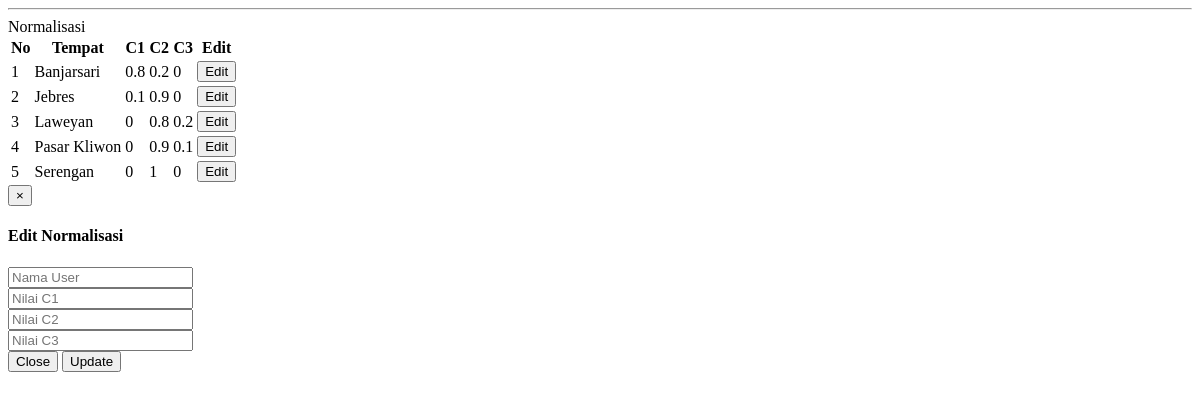
Screenshot of /aplikasi/normalisasi.php with the database file from the repository.
### tables this page shows
CREATE TABLE `tempat` (
  `id` int(11) NOT NULL,
  `tempat` char(120) NOT NULL,
  `C1` float NOT NULL,
  `C2` float NOT NULL,
  `C3` float NOT NULL,
  `MC1` float NOT NULL,
  `MC2` float NOT NULL,
  `MC3` float NOT NULL,
  `total` float NOT NULL,
  `lat` float(10,6) NOT NULL,
  `lng` float(10,6) NOT NULL,
  `posisi` char(2) NOT NULL,
  `alamat` varchar(250) NOT NULL,
  `telp` varchar(25) NOT NULL,
  `nilai` float NOT NULL
);

### aplikasi/normalisasi.php (the view, shortened to what this page needs)
<!DOCTYPE html>
<html lang="en">
<head>
</head>
<body>
</body>
</html>
            <div class="inner">
                <hr />
                <div class="row">
                <div class="col-lg-12">
                    <div class="panel panel-default">
                        <div class="panel-heading">
                         Normalisasi
					   </div>
                        <div class="panel-body">
                            <div class="table-responsive">
                                <table class="table table-striped table-bordered table-hover" id="dataTables-example">
                                    <thead>
                                        <tr>
                                            <th>No</th>
                                            <th>Tempat</th>
											<th>C1</th>
											<th>C2</th>
											<th>C3</th>
											<th>Edit</th>
                                        </tr>
                                    </thead>
                                    <tbody>
                                       <?php
									   $no=1;
									   $sql = mysql_query("SELECT * FROM tempat order by tempat asc");
				if(mysql_num_rows($sql) > 0){
				while($data = mysql_fetch_array($sql)){
				$id=$data['id'];
				$C1=$data['C1'];
				$C2=$data['C2'];
				$C3=$data['C3'];
				$tempat=$data['tempat'];
				?>
                                        <tr class="gradeC">
                                            <td><?php echo $no++ ?></td>
                                            <td><?php echo $tempat ?></td>
											<td><?php echo $C1 ?></td>
											<td><?php echo $C2 ?></td>
											<td><?php echo $C3 ?></td>
											 <td>
											 <button type="submit" class="btn btn-primary btn-line" value='<?php echo $id; ?>' data-toggle="modal"  data-target="#newReggg" name='tomboledit'  onclick="new sendRequest(this.value)">
                                Edit
                            </button>
											</td>
                                        </tr>
                <?php }}?>
                                    </tbody>
                                </table>
                            </div>
                        </div>
                    </div>
                </div>
            </div>
     <div class="col-lg-12">
                        <div class="modal fade" id="newReggg" tabindex="-1" role="dialog" aria-labelledby="myModalLabel" aria-hidden="true">
								<div class="modal-dialog">
                                    <div class="modal-content">
                                        <div class="modal-header">
                                            <button type="button" class="close" data-dismiss="modal" aria-hidden="true">&times;</button>
                                            <h4 class="modal-title" id="H4">Edit Normalisasi </h4>
                                        </div>
                                        <div class="modal-body">
                                       <form action="aplikasi/updatenormalisasi.php" method="post"  enctype="multipart/form-data" name="postform2">
										<div class="form-group">
                                            <input placeholder="Nama User" class="form-control" type="text" name="tempat" id="tempat" readonly >
                                        </div>
										<div class="form-group">
                                            <input placeholder="Nilai C1" class="form-control" type="text" name="C1" id="C1"  >
                                        </div>
										<div class="form-group">
                                            <input placeholder="Nilai C2" class="form-control" type="text" name="C2" id="C2"  >
                                        </div>
										<div class="form-group">
                                            <input placeholder="Nilai C3" class="form-control" type="text" name="C3" id="C3"  >
                                        </div>
                                        <div class="modal-footer">
                                            <button type="button" class="btn btn-success btn-line" data-dismiss="modal">Close</button>
                                            <button type="Submit" class="btn btn-danger btn-line" name='tombol'>Update</button>
                                        </div>
										    </form>
                                    </div>
                                </div>
                            </div>
                    </div>

### rows the page displays
tempat: tempat "Banjarsari", C1 "0.8", C2 "0.2", C3 "0"
tempat: tempat "Jebres", C1 "0.1", C2 "0.9", C3 "0"
tempat: tempat "Laweyan", C1 "0", C2 "0.8", C3 "0.2"
tempat: tempat "Pasar Kliwon", C1 "0", C2 "0.9", C3 "0.1"
tempat: tempat "Serengan", C1 "0", C2 "1", C3 "0"
